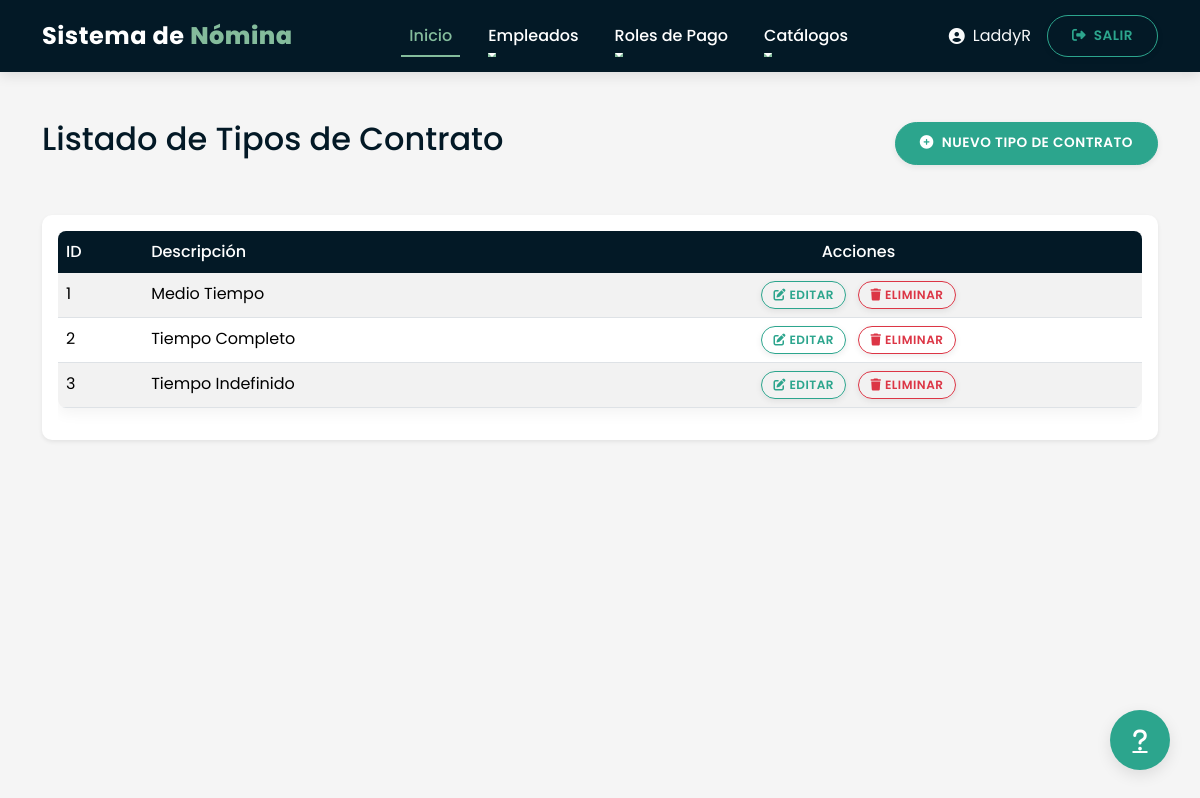
Screenshot of /listar_tipos_contrato/ (signed in) with the database file from the repository.
### Nomina/models.py (models this page shows, shortened)
class TipoContrato(models.Model):
    descripcion = models.CharField(max_length=100)

### Nomina/views.py (the view)
# urls.py: path('listar_tipos_contrato/', views.listar_tipos_contrato, name='listar_tipos_contrato'),
@login_required
def listar_tipos_contrato(request):
    contratos = TipoContrato.objects.all()
    return render(request, 'contrato/list.html', {
        'contratos': contratos,
        'title': 'Listado de Tipos de Contrato'
    })

### template/contrato/list.html (shortened to what this page needs)
{% extends "home.html" %}
{% block content %}
<section class="py-5">
  <div class="container">
    <div class="row mb-4">
      <div class="col-lg-12">
        <div class="d-flex justify-content-between align-items-center mb-4">
          <h2>{{ title }}</h2>
          <a href="{% url 'Nomina:crear_tipo_contrato' %}" class="btn btn-primary">
            <i class="fas fa-plus-circle me-2"></i>Nuevo Tipo de Contrato
          </a>
        </div>
      </div>
    </div>
    <div class="row">
      <div class="col-lg-12">
        <div class="card shadow-sm">
          <div class="card-body">
            <div class="table-responsive">
              <table class="table table-hover table-striped">
                <thead class="table-light">
                  <tr>
                    <th>ID</th>
                    <th>Descripción</th>
                    <th class="text-center">Acciones</th>
                  </tr>
                </thead>
                <tbody>
                  {% for c in contratos %}
                  <tr>
                    <td>{{ c.id }}</td>
                    <td>{{ c.descripcion }}</td>
                    <td class="text-center">
                      <a href="{% url 'Nomina:actualizar_tipo_contrato' c.id %}" class="btn btn-sm btn-outline-primary me-2">
                        <i class="fas fa-edit"></i> Editar
                      </a>
                      <a href="{% url 'Nomina:eliminar_tipo_contrato' c.id %}" class="btn btn-sm btn-outline-danger">
                        <i class="fas fa-trash"></i> Eliminar
                      </a>
                    </td>
                  </tr>
                  {% endfor %}
                </tbody>
              </table>
            </div>
          </div>
        </div>
      </div>
    </div>
  </div>
</section>
{% endblock %}

### template/home.html (shortened to what this page needs)
{% load static %}
<!DOCTYPE html>
<html lang="es">
<head>
  {% load static %}
  <link href={% static 'css/bootstrap.min.css' %} rel="stylesheet">
  <link href="https://cdnjs.cloudflare.com/ajax/libs/font-awesome/6.4.0/css/all.min.css" rel="stylesheet">
</head>
<body>
  <nav class="navbar navbar-expand-lg navbar-dark sticky-top">
    <div class="container">
      <a class="navbar-brand" href="{% url 'home' %}">Sistema de <span>Nómina</span></a>
      <div class="collapse navbar-collapse" id="navbarNav">
        <ul class="navbar-nav mx-auto">
          {% if user.is_authenticated %}
            <li class="nav-item">
              <a class="nav-link active" href="{% url 'home' %}">Inicio</a>
            </li>
            <li class="nav-item dropdown">
              <a class="nav-link dropdown-toggle" href="#" id="empleadosDropdown" role="button" data-bs-toggle="dropdown">
                Empleados
              </a>
            </li>
            <li class="nav-item dropdown">
              <a class="nav-link dropdown-toggle" href="#" id="rolesDropdown" role="button" data-bs-toggle="dropdown">
                Roles de Pago
              </a>
            </li>
            <li class="nav-item dropdown">
              <a class="nav-link dropdown-toggle" href="#" id="catalogosDropdown" role="button" data-bs-toggle="dropdown">
                Catálogos
              </a>
            </li>
          {% endif %}
        </ul>
        <div class="d-flex align-items-center">
          {% if user.is_authenticated %}
            <div class="me-3 d-flex align-items-center text-light">
              <i class="fas fa-user-circle me-2"></i>
              <span>{{ user.username }}</span>
            </div>
            <a class="btn btn-outline-primary" href="{% url 'Nomina:logout' %}">
              <i class="fas fa-sign-out-alt me-1"></i> Salir
            </a>
          {% else %}
            <a class="btn btn-outline-primary me-2" href="{% url 'Nomina:signin' %}">Iniciar Sesión</a>
            <a class="btn btn-primary" href="{% url 'Nomina:signup' %}">Registrarse</a>
          {% endif %}
        </div>
      </div>
    </div>
  </nav>
  {% block content %}{% endblock content %}
  <a href="#" class="floating-btn" title="Ayuda">
    <i class="fas fa-question"></i>
  </a>
</body>
</html>

### template/home.html (style rules this page uses)
:root { --primary-color: #031926; --secondary-color: #2CA58D; --accent-color: #84BC9C; --light-color: #F5F5F5; --light-accent: #E9ECEF; --text-color: #333; --text-light: #ffffff; --text-muted: #6C757D; --border-radius: 10px; --shadow-sm: 0 2px 6px rgba(0, 0, 0, 0.08); --shadow-md: 0 4px 12px rgba(0, 0, 0, 0.1); --shadow-lg: 0 8px 24px rgba(0, 0, 0, 0.15); --transition: all 0.3s ease; }
body { font-family: 'Poppins', sans-serif; color: var(--text-color); overflow-x: hidden; background-color: var(--light-color); line-height: 1.6; }
.navbar { background-color: var(--primary-color) !important; box-shadow: var(--shadow-md); padding: 12px 0; }
.navbar-brand { font-weight: 700; color: var(--text-light) !important; font-size: 1.5rem; letter-spacing: 0.5px; }
.navbar-brand span { color: var(--accent-color) !important; font-weight: 800; }
.nav-link { font-weight: 500; color: var(--text-light) !important; margin: 0 10px; transition: var(--transition); padding: 8px 0; position: relative; }
.nav-link:after { content: ''; position: absolute; width: 0; height: 2px; background: var(--accent-color); bottom: 0; left: 0; transition: var(--transition); }
.nav-link:hover:after, .nav-link.active:after { width: 100%; }
.nav-link:hover, .nav-link.active { color: var(--accent-color) !important; }
.btn { border-radius: 50px; font-weight: 600; padding: 10px 24px; transition: var(--transition); text-transform: uppercase; letter-spacing: 0.5px; font-size: 0.85rem; box-shadow: var(--shadow-sm); }
.btn-sm { padding: 6px 16px; font-size: 0.75rem; }
.btn-primary { background-color: var(--secondary-color); border-color: var(--secondary-color); }
.btn-outline-primary { border-color: var(--secondary-color); color: var(--secondary-color); }
section.py-5 h2 { color: var(--primary-color); }
.dropdown-toggle::after { margin-left: 0.5em; vertical-align: middle; }
.floating-btn { position: fixed; bottom: 30px; right: 30px; width: 60px; height: 60px; border-radius: 50%; background-color: var(--secondary-color); color: white; display: flex; align-items: center; justify-content: center; font-size: 1.5rem; box-shadow: 0 5px 15px rgba(0, 0, 0, 0.1); z-index: 999; transition: all 0.3s ease; }

### template/contrato/list.html (style rules this page uses)
table.table { border-radius: 8px; overflow: hidden; box-shadow: 0 5px 15px rgba(0, 0, 0, 0.05); }
.table thead th { background-color: var(--primary-color); color: white; font-weight: 500; border-color: var(--primary-color); }
.btn-sm { border-radius: 20px; padding: 0.25rem 0.7rem; }
.btn-outline-danger { border-color: #dc3545; color: #dc3545; }
.card { border-radius: 10px; border: none; margin-bottom: 25px; overflow: hidden; }

### rows the page displays
TipoContrato: id "1", descripcion "Medio Tiempo"
TipoContrato: id "2", descripcion "Tiempo Completo"
TipoContrato: id "3", descripcion "Tiempo Indefinido"

### other values shown
{{ user.username }} "LaddyR"
{{ title }} "Listado de Tipos de Contrato"
